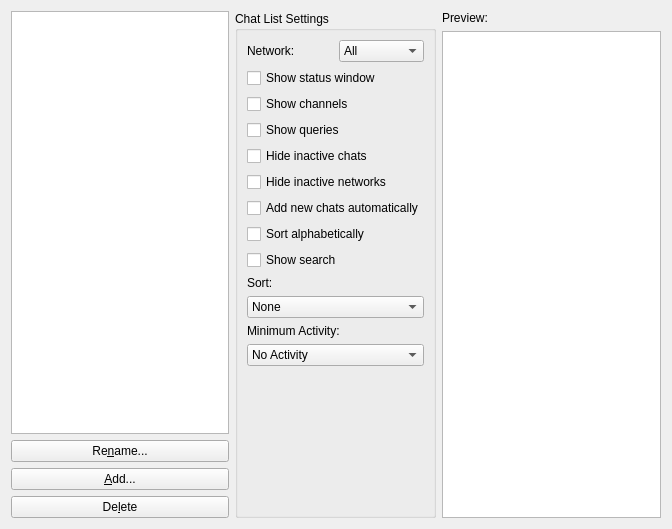
<?xml version="1.0" encoding="UTF-8"?>
<ui version="4.0">
 <class>BufferViewSettingsPage</class>
 <widget class="QWidget" name="BufferViewSettingsPage">
  <property name="geometry">
   <rect>
    <x>0</x>
    <y>0</y>
    <width>672</width>
    <height>529</height>
   </rect>
  </property>
  <property name="windowTitle">
   <string>Form</string>
  </property>
  <layout class="QHBoxLayout">
   <item>
    <layout class="QVBoxLayout">
     <item>
      <widget class="QListWidget" name="bufferViewList"/>
     </item>
     <item>
      <widget class="QPushButton" name="renameBufferView">
       <property name="sizePolicy">
        <sizepolicy hsizetype="Preferred" vsizetype="Fixed">
         <horstretch>0</horstretch>
         <verstretch>0</verstretch>
        </sizepolicy>
       </property>
       <property name="text">
        <string>Re&amp;name...</string>
       </property>
       <property name="icon">
        <iconset>
         <normaloff>:/16x16/actions/oxygen/16x16/actions/edit-rename.png</normaloff>:/16x16/actions/oxygen/16x16/actions/edit-rename.png</iconset>
       </property>
      </widget>
     </item>
     <item>
      <widget class="QPushButton" name="addBufferView">
       <property name="sizePolicy">
        <sizepolicy hsizetype="Preferred" vsizetype="Fixed">
         <horstretch>0</horstretch>
         <verstretch>0</verstretch>
        </sizepolicy>
       </property>
       <property name="text">
        <string>&amp;Add...</string>
       </property>
       <property name="icon">
        <iconset>
         <normaloff>:/16x16/actions/oxygen/16x16/actions/list-add.png</normaloff>:/16x16/actions/oxygen/16x16/actions/list-add.png</iconset>
       </property>
       <property name="iconSize">
        <size>
         <width>16</width>
         <height>16</height>
        </size>
       </property>
      </widget>
     </item>
     <item>
      <widget class="QPushButton" name="deleteBufferView">
       <property name="sizePolicy">
        <sizepolicy hsizetype="Preferred" vsizetype="Fixed">
         <horstretch>0</horstretch>
         <verstretch>0</verstretch>
        </sizepolicy>
       </property>
       <property name="text">
        <string>De&amp;lete</string>
       </property>
       <property name="icon">
        <iconset>
         <normaloff>:/16x16/actions/oxygen/16x16/actions/edit-delete.png</normaloff>:/16x16/actions/oxygen/16x16/actions/edit-delete.png</iconset>
       </property>
      </widget>
     </item>
    </layout>
   </item>
   <item>
    <widget class="QGroupBox" name="settingsGroupBox">
     <property name="title">
      <string>Chat List Settings</string>
     </property>
     <layout class="QVBoxLayout" name="verticalLayout">
      <item>
       <layout class="QHBoxLayout">
        <item>
         <widget class="QLabel" name="label">
          <property name="text">
           <string>Network:</string>
          </property>
         </widget>
        </item>
        <item>
         <widget class="QComboBox" name="networkSelector">
          <item>
           <property name="text">
            <string>All</string>
           </property>
          </item>
         </widget>
        </item>
       </layout>
      </item>
      <item>
       <widget class="QCheckBox" name="onlyStatusBuffers">
        <property name="toolTip">
         <string>This option is not available when all Networks are visible.
In this mode no separate status buffer is displayed.</string>
        </property>
        <property name="text">
         <string>Show status window</string>
        </property>
       </widget>
      </item>
      <item>
       <widget class="QCheckBox" name="onlyChannelBuffers">
        <property name="text">
         <string>Show channels</string>
        </property>
       </widget>
      </item>
      <item>
       <widget class="QCheckBox" name="onlyQueryBuffers">
        <property name="text">
         <string>Show queries</string>
        </property>
       </widget>
      </item>
      <item>
       <widget class="QCheckBox" name="hideInactiveBuffers">
        <property name="text">
         <string>Hide inactive chats</string>
        </property>
       </widget>
      </item>
      <item>
       <widget class="QCheckBox" name="hideInactiveNetworks">
        <property name="text">
         <string>Hide inactive networks</string>
        </property>
       </widget>
      </item>
      <item>
       <widget class="QCheckBox" name="addNewBuffersAutomatically">
        <property name="text">
         <string>Add new chats automatically</string>
        </property>
       </widget>
      </item>
      <item>
       <widget class="QCheckBox" name="sortAlphabetically">
        <property name="text">
         <string>Sort alphabetically</string>
        </property>
       </widget>
      </item>
      <item>
       <widget class="QCheckBox" name="showSearch">
        <property name="text">
         <string>Show search</string>
        </property>
       </widget>
      </item>
      <item>
       <widget class="QLabel" name="sortMethodSelectorLabel">
        <property name="text">
         <string>Sort:</string>
        </property>
       </widget>
      </item>
      <item>
       <widget class="QComboBox" name="sortMethodSelector">
        <item>
         <property name="text">
          <string>None</string>
         </property>
        </item>
        <item>
         <property name="text">
          <string>Alphabetically</string>
         </property>
        </item>
        <item>
         <property name="text">
          <string>Most recent</string>
         </property>
        </item>
       </widget>
      </item>
      <item>
       <widget class="QLabel" name="label_3">
        <property name="text">
         <string>Minimum Activity:</string>
        </property>
       </widget>
      </item>
      <item>
       <widget class="QComboBox" name="minimumActivitySelector">
        <item>
         <property name="text">
          <string>No Activity</string>
         </property>
        </item>
        <item>
         <property name="text">
          <string>Other Activity</string>
         </property>
        </item>
        <item>
         <property name="text">
          <string>New Message</string>
         </property>
        </item>
        <item>
         <property name="text">
          <string>Highlight</string>
         </property>
        </item>
       </widget>
      </item>
      <item>
       <spacer>
        <property name="orientation">
         <enum>Qt::Vertical</enum>
        </property>
        <property name="sizeHint" stdset="0">
         <size>
          <width>20</width>
          <height>40</height>
         </size>
        </property>
       </spacer>
      </item>
     </layout>
    </widget>
   </item>
   <item>
    <layout class="QVBoxLayout">
     <item>
      <widget class="QLabel" name="label_2">
       <property name="text">
        <string>Preview:</string>
       </property>
      </widget>
     </item>
     <item>
      <widget class="PreviewBufferView" name="bufferViewPreview">
       <property name="headerHidden">
        <bool>true</bool>
       </property>
      </widget>
     </item>
    </layout>
   </item>
  </layout>
 </widget>
 <customwidgets>
  <customwidget>
   <class>PreviewBufferView</class>
   <extends>QTreeView</extends>
   <header>settingspages/previewbufferview.h</header>
  </customwidget>
 </customwidgets>
 <tabstops>
  <tabstop>bufferViewList</tabstop>
  <tabstop>renameBufferView</tabstop>
  <tabstop>addBufferView</tabstop>
  <tabstop>deleteBufferView</tabstop>
  <tabstop>networkSelector</tabstop>
  <tabstop>onlyStatusBuffers</tabstop>
  <tabstop>onlyChannelBuffers</tabstop>
  <tabstop>onlyQueryBuffers</tabstop>
  <tabstop>hideInactiveBuffers</tabstop>
  <tabstop>addNewBuffersAutomatically</tabstop>
  <tabstop>sortAlphabetically</tabstop>
  <tabstop>sortMethodSelector</tabstop>
  <tabstop>minimumActivitySelector</tabstop>
  <tabstop>bufferViewPreview</tabstop>
 </tabstops>
 <resources/>
 <connections/>
</ui>
